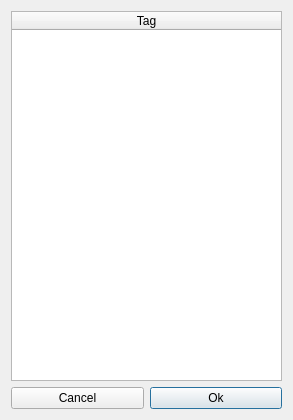
<?xml version="1.0" encoding="UTF-8"?>
<ui version="4.0">
 <class>SongEditorPanelTagWidget_UI</class>
 <widget class="QWidget" name="SongEditorPanelTagWidget_UI">
  <property name="geometry">
   <rect>
    <x>0</x>
    <y>0</y>
    <width>293</width>
    <height>420</height>
   </rect>
  </property>
  <property name="windowTitle">
   <string>Form</string>
  </property>
  <layout class="QVBoxLayout" name="verticalLayout_2">
   <item>
    <widget class="QTableWidget" name="tagTableWidget">
     <property name="dragDropMode">
      <enum>QAbstractItemView::DragDrop</enum>
     </property>
     <property name="defaultDropAction">
      <enum>Qt::CopyAction</enum>
     </property>
     <attribute name="horizontalHeaderDefaultSectionSize">
      <number>100</number>
     </attribute>
     <attribute name="horizontalHeaderStretchLastSection">
      <bool>true</bool>
     </attribute>
     <column>
      <property name="text">
       <string>Tag</string>
      </property>
     </column>
    </widget>
   </item>
   <item>
    <layout class="QVBoxLayout" name="verticalLayout">
     <item>
      <layout class="QGridLayout" name="gridLayout"/>
     </item>
     <item>
      <layout class="QHBoxLayout" name="horizontalLayout">
       <item>
        <widget class="QPushButton" name="CancelBtn">
         <property name="toolTip">
          <string/>
         </property>
         <property name="text">
          <string>Cancel</string>
         </property>
        </widget>
       </item>
       <item>
        <widget class="QPushButton" name="okBtn">
         <property name="text">
          <string>Ok</string>
         </property>
         <property name="default">
          <bool>true</bool>
         </property>
        </widget>
       </item>
      </layout>
     </item>
    </layout>
   </item>
  </layout>
 </widget>
 <tabstops>
  <tabstop>CancelBtn</tabstop>
  <tabstop>okBtn</tabstop>
 </tabstops>
 <resources/>
 <connections/>
</ui>
